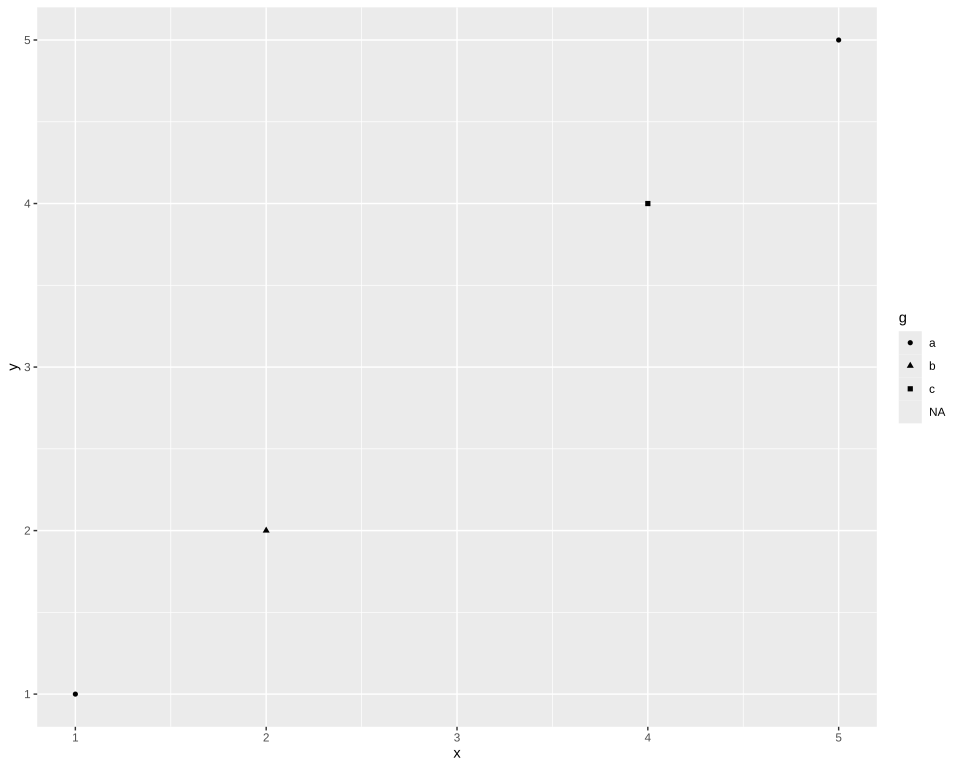

Source code (R):
# The plot test/golden/shape_missing.svg draws, drawn by ggplot2 itself, as ggplot2's own visual tests
# draw their snapshots: the independent check on that golden whenever it changes. The suite
# never runs this; it needs R, ggplot2 and vdiffr, saved as the Docker image
# giggly-r:ggplot2-4.0.3. From the repository's root:
#
#   docker run --rm -v "$PWD/test/golden":/golden:ro giggly-r:ggplot2-4.0.3 \
#     Rscript /golden/shape_missing.R > shape_missing.ggplot2.svg
#
# and compare the two drawings element by element, as test/golden/point.R describes.
#
# Five points, one with no value: it is unshaped, so not drawn, and the legend's last key, labelled
# NA, draws no glyph.
# First checked with ggplot2 4.0.3 and vdiffr 1.0.9: every element matches, the x axis drawn before
# the y as test/golden/point.R describes, and every clip path.

library(ggplot2)

data <- data.frame(x = 1:5, y = 1:5, g = c("a", "b", NA, "c", "a"))
plot <- ggplot(data, aes(x, y, shape = g)) + geom_point() + theme_gray()

file <- tempfile(fileext = ".svg")
suppressWarnings(vdiffr::write_svg(plot, file))
cat(readLines(file), sep = "\n")
